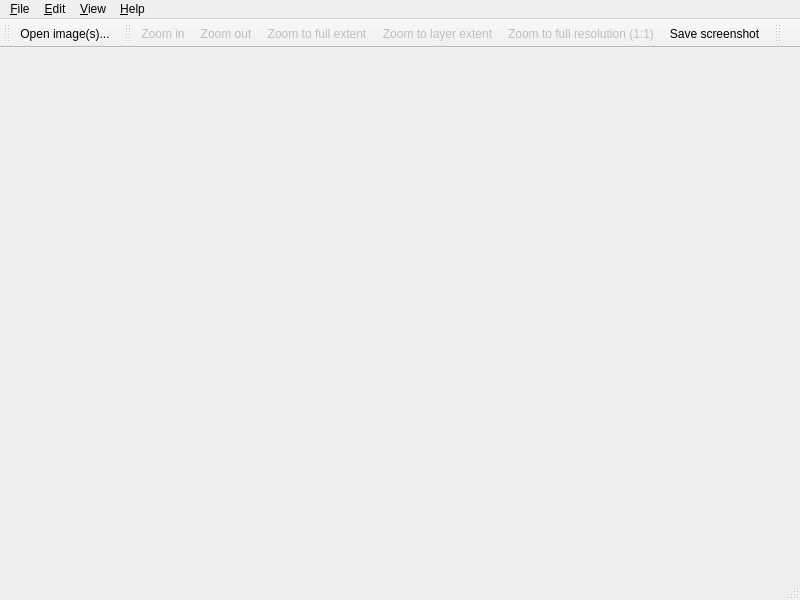
<?xml version="1.0" encoding="UTF-8"?>
<ui version="4.0">
 <class>mvd::MainWindow</class>
 <widget class="QMainWindow" name="mvd::MainWindow">
  <property name="geometry">
   <rect>
    <x>0</x>
    <y>0</y>
    <width>800</width>
    <height>600</height>
   </rect>
  </property>
  <property name="windowTitle">
   <string>Main window</string>
  </property>
  <property name="locale">
   <locale language="C" country="AnyCountry"/>
  </property>
  <widget class="QWidget" name="m_CentralWidget"/>
  <widget class="QMenuBar" name="m_MenuBar">
   <property name="geometry">
    <rect>
     <x>0</x>
     <y>0</y>
     <width>800</width>
     <height>27</height>
    </rect>
   </property>
   <widget class="QMenu" name="menu_File">
    <property name="title">
     <string>&amp;File</string>
    </property>
    <addaction name="action_OpenImage"/>
    <addaction name="action_LoadOTBApplications"/>
    <addaction name="separator"/>
    <addaction name="action_Quit"/>
   </widget>
   <widget class="QMenu" name="menu_Help">
    <property name="title">
     <string>&amp;Help</string>
    </property>
    <addaction name="action_About"/>
    <addaction name="action_Keymap"/>
   </widget>
   <widget class="QMenu" name="menu_View">
    <property name="title">
     <string>&amp;View</string>
    </property>
    <addaction name="action_ZoomIn"/>
    <addaction name="action_ZoomOut"/>
    <addaction name="action_ZoomFull"/>
    <addaction name="action_ZoomExtent"/>
    <addaction name="action_ZoomLayer"/>
    <addaction name="separator"/>
    <addaction name="action_SaveScreenshot"/>
   </widget>
   <widget class="QMenu" name="menu_Edit">
    <property name="title">
     <string>&amp;Edit</string>
    </property>
    <addaction name="action_Preferences"/>
   </widget>
   <addaction name="menu_File"/>
   <addaction name="menu_Edit"/>
   <addaction name="menu_View"/>
   <addaction name="menu_Help"/>
  </widget>
  <widget class="QStatusBar" name="m_StatusBar"/>
  <widget class="QToolBar" name="m_ToolBar">
   <property name="enabled">
    <bool>true</bool>
   </property>
   <property name="windowTitle">
    <string>Main toolbar</string>
   </property>
   <property name="toolTip">
    <string>Import image-file.</string>
   </property>
   <attribute name="toolBarArea">
    <enum>TopToolBarArea</enum>
   </attribute>
   <attribute name="toolBarBreak">
    <bool>false</bool>
   </attribute>
   <addaction name="action_OpenImage"/>
  </widget>
  <widget class="QToolBar" name="m_RenderToolBar">
   <property name="windowTitle">
    <string>Render-mode toolbar</string>
   </property>
   <attribute name="toolBarArea">
    <enum>TopToolBarArea</enum>
   </attribute>
   <attribute name="toolBarBreak">
    <bool>false</bool>
   </attribute>
   <addaction name="action_ZoomIn"/>
   <addaction name="action_ZoomOut"/>
   <addaction name="action_ZoomExtent"/>
   <addaction name="action_ZoomLayer"/>
   <addaction name="action_ZoomFull"/>
   <addaction name="action_SaveScreenshot"/>
  </widget>
  <widget class="QToolBar" name="m_ShaderToolBar">
   <property name="windowTitle">
    <string>Selected layer effect toolbar</string>
   </property>
   <attribute name="toolBarArea">
    <enum>TopToolBarArea</enum>
   </attribute>
   <attribute name="toolBarBreak">
    <bool>false</bool>
   </attribute>
  </widget>
  <action name="action_Quit">
   <property name="text">
    <string>&amp;Quit</string>
   </property>
   <property name="toolTip">
    <string>Quit application.</string>
   </property>
   <property name="shortcut">
    <string>Ctrl+Q</string>
   </property>
  </action>
  <action name="action_OpenImage">
   <property name="enabled">
    <bool>true</bool>
   </property>
   <property name="icon">
    <iconset resource="mvdMainWindow.qrc">
     <normaloff>:/icons/action_Open_Icon</normaloff>:/icons/action_Open_Icon</iconset>
   </property>
   <property name="text">
    <string>&amp;Open image(s)...</string>
   </property>
   <property name="iconText">
    <string>Open image(s)...</string>
   </property>
   <property name="toolTip">
    <string>Open image file(s).</string>
   </property>
   <property name="shortcut">
    <string>Ctrl+O</string>
   </property>
  </action>
  <action name="action_About">
   <property name="text">
    <string>&amp;About...</string>
   </property>
   <property name="iconText">
    <string>About...</string>
   </property>
   <property name="toolTip">
    <string>About...</string>
   </property>
  </action>
  <action name="action_Preferences">
   <property name="enabled">
    <bool>true</bool>
   </property>
   <property name="text">
    <string>Prefere&amp;nces</string>
   </property>
  </action>
  <action name="action_ZoomIn">
   <property name="enabled">
    <bool>false</bool>
   </property>
   <property name="icon">
    <iconset resource="mvdMainWindow.qrc">
     <normaloff>:/icons/action_ZoomIn_Icon</normaloff>:/icons/action_ZoomIn_Icon</iconset>
   </property>
   <property name="text">
    <string>Zoom in</string>
   </property>
   <property name="shortcut">
    <string>Ctrl++</string>
   </property>
  </action>
  <action name="action_ZoomOut">
   <property name="enabled">
    <bool>false</bool>
   </property>
   <property name="icon">
    <iconset resource="mvdMainWindow.qrc">
     <normaloff>:/icons/action_ZoomOut_Icon</normaloff>:/icons/action_ZoomOut_Icon</iconset>
   </property>
   <property name="text">
    <string>Zoom out</string>
   </property>
   <property name="shortcut">
    <string>Ctrl+-</string>
   </property>
  </action>
  <action name="action_ZoomExtent">
   <property name="enabled">
    <bool>false</bool>
   </property>
   <property name="icon">
    <iconset resource="mvdMainWindow.qrc">
     <normaloff>:/icons/action_ZoomExtent_Icon</normaloff>:/icons/action_ZoomExtent_Icon</iconset>
   </property>
   <property name="text">
    <string>Zoom to full extent</string>
   </property>
   <property name="shortcut">
    <string>3</string>
   </property>
  </action>
  <action name="action_ZoomFull">
   <property name="enabled">
    <bool>false</bool>
   </property>
   <property name="icon">
    <iconset resource="mvdMainWindow.qrc">
     <normaloff>:/icons/action_ZoomFull_Icon</normaloff>:/icons/action_ZoomFull_Icon</iconset>
   </property>
   <property name="text">
    <string>Zoom to full resolution (1:1)</string>
   </property>
   <property name="shortcut">
    <string>1</string>
   </property>
  </action>
  <action name="action_ZoomLayer">
   <property name="enabled">
    <bool>false</bool>
   </property>
   <property name="icon">
    <iconset resource="mvdMainWindow.qrc">
     <normaloff>:/icons/action_ZoomLayer_Icon</normaloff>:/icons/action_ZoomLayer_Icon</iconset>
   </property>
   <property name="text">
    <string>Zoom to layer extent</string>
   </property>
   <property name="toolTip">
    <string>Zoom to layer extent</string>
   </property>
   <property name="shortcut">
    <string>2</string>
   </property>
  </action>
  <action name="action_Keymap">
   <property name="text">
    <string>&amp;Keymap...</string>
   </property>
   <property name="toolTip">
    <string>Display keyboard and mouse key mapping</string>
   </property>
  </action>
  <action name="action_LoadOTBApplications">
   <property name="text">
    <string>Load OTB-&amp;Applications</string>
   </property>
   <property name="shortcut">
    <string>Ctrl+A</string>
   </property>
  </action>
  <action name="action_SaveScreenshot">
   <property name="icon">
    <iconset resource="mvdMainWindow.qrc">
     <normaloff>:/icons/action_SaveScreenshot_Icon</normaloff>:/icons/action_SaveScreenshot_Icon</iconset>
   </property>
   <property name="text">
    <string>Save screenshot</string>
   </property>
   <property name="toolTip">
    <string>Take screenshot of image-view and save it into file</string>
   </property>
   <property name="shortcut">
    <string>Ctrl+P</string>
   </property>
  </action>
 </widget>
 <resources>
  <include location="mvdMainWindow.qrc"/>
 </resources>
 <connections/>
</ui>
